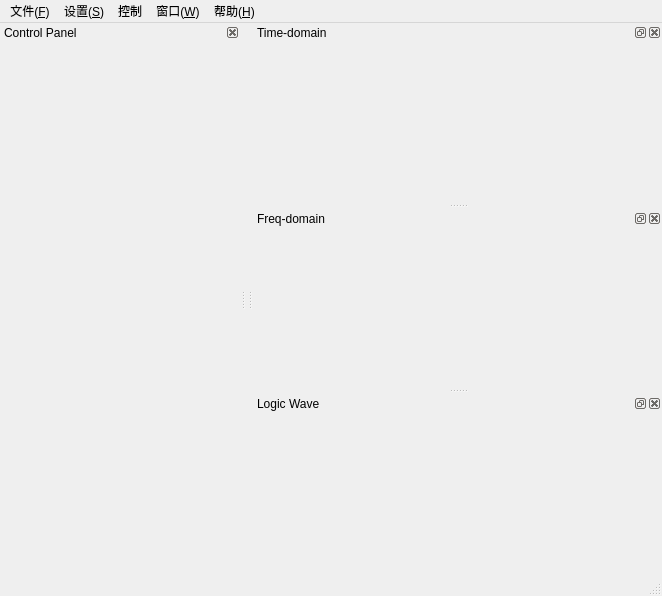
<?xml version="1.0" encoding="UTF-8"?>
<ui version="4.0">
 <class>MainWindowClass</class>
 <widget class="QMainWindow" name="MainWindowClass">
  <property name="geometry">
   <rect>
    <x>0</x>
    <y>0</y>
    <width>662</width>
    <height>596</height>
   </rect>
  </property>
  <property name="windowTitle">
   <string>CETC58 ADC Analyzer Ver2.0</string>
  </property>
  <property name="dockNestingEnabled">
   <bool>false</bool>
  </property>
  <property name="dockOptions">
   <set>QMainWindow::AllowTabbedDocks|QMainWindow::AnimatedDocks</set>
  </property>
  <widget class="QWidget" name="centralWidget">
   <property name="sizePolicy">
    <sizepolicy hsizetype="Minimum" vsizetype="Minimum">
     <horstretch>0</horstretch>
     <verstretch>0</verstretch>
    </sizepolicy>
   </property>
   <property name="maximumSize">
    <size>
     <width>1</width>
     <height>1</height>
    </size>
   </property>
   <layout class="QHBoxLayout" name="horizontalLayout">
    <property name="sizeConstraint">
     <enum>QLayout::SetDefaultConstraint</enum>
    </property>
   </layout>
  </widget>
  <widget class="QMenuBar" name="menuBar">
   <property name="geometry">
    <rect>
     <x>0</x>
     <y>0</y>
     <width>662</width>
     <height>18</height>
    </rect>
   </property>
   <widget class="QMenu" name="menu">
    <property name="title">
     <string>文件(&amp;F)</string>
    </property>
    <addaction name="actionLoadData"/>
    <addaction name="actionSaveData"/>
    <addaction name="separator"/>
    <addaction name="action_3"/>
   </widget>
   <widget class="QMenu" name="menuSettings">
    <property name="title">
     <string>设置(&amp;S)</string>
    </property>
    <addaction name="actionADC"/>
    <addaction name="actionSIGNAL"/>
    <addaction name="actionSPAN"/>
   </widget>
   <widget class="QMenu" name="menuWindow">
    <property name="title">
     <string>窗口(&amp;W)</string>
    </property>
   </widget>
   <widget class="QMenu" name="menuHelp">
    <property name="title">
     <string>帮助(&amp;H)</string>
    </property>
    <addaction name="action_7"/>
    <addaction name="action_AboutAdcAnalyzer"/>
   </widget>
   <widget class="QMenu" name="menu_2">
    <property name="title">
     <string>控制</string>
    </property>
    <addaction name="actionSpiCtrl"/>
   </widget>
   <addaction name="menu"/>
   <addaction name="menuSettings"/>
   <addaction name="menu_2"/>
   <addaction name="menuWindow"/>
   <addaction name="menuHelp"/>
  </widget>
  <widget class="QStatusBar" name="statusBar"/>
  <widget class="QDockWidget" name="dockWidgetWave">
   <property name="sizePolicy">
    <sizepolicy hsizetype="Expanding" vsizetype="Preferred">
     <horstretch>0</horstretch>
     <verstretch>0</verstretch>
    </sizepolicy>
   </property>
   <property name="allowedAreas">
    <set>Qt::RightDockWidgetArea</set>
   </property>
   <property name="windowTitle">
    <string>Time-domain</string>
   </property>
   <attribute name="dockWidgetArea">
    <number>2</number>
   </attribute>
   <widget class="QWidget" name="dockWidgetContents_4"/>
  </widget>
  <widget class="QDockWidget" name="dockWidgetFFT">
   <property name="sizePolicy">
    <sizepolicy hsizetype="Expanding" vsizetype="Preferred">
     <horstretch>0</horstretch>
     <verstretch>0</verstretch>
    </sizepolicy>
   </property>
   <property name="allowedAreas">
    <set>Qt::RightDockWidgetArea</set>
   </property>
   <property name="windowTitle">
    <string>Freq-domain</string>
   </property>
   <attribute name="dockWidgetArea">
    <number>2</number>
   </attribute>
   <widget class="QWidget" name="dockWidgetContents_5"/>
  </widget>
  <widget class="QDockWidget" name="dockWidgetLogicWave">
   <property name="sizePolicy">
    <sizepolicy hsizetype="Expanding" vsizetype="Preferred">
     <horstretch>0</horstretch>
     <verstretch>0</verstretch>
    </sizepolicy>
   </property>
   <property name="allowedAreas">
    <set>Qt::RightDockWidgetArea</set>
   </property>
   <property name="windowTitle">
    <string>Logic Wave</string>
   </property>
   <attribute name="dockWidgetArea">
    <number>2</number>
   </attribute>
   <widget class="QWidget" name="dockWidgetContents_2"/>
  </widget>
  <widget class="QDockWidget" name="dockWidgetControlPanel">
   <property name="sizePolicy">
    <sizepolicy hsizetype="Minimum" vsizetype="Preferred">
     <horstretch>0</horstretch>
     <verstretch>0</verstretch>
    </sizepolicy>
   </property>
   <property name="maximumSize">
    <size>
     <width>240</width>
     <height>524287</height>
    </size>
   </property>
   <property name="features">
    <set>QDockWidget::DockWidgetClosable</set>
   </property>
   <property name="allowedAreas">
    <set>Qt::LeftDockWidgetArea</set>
   </property>
   <property name="windowTitle">
    <string>Control Panel</string>
   </property>
   <attribute name="dockWidgetArea">
    <number>1</number>
   </attribute>
   <widget class="QWidget" name="dockWidgetContents_x">
    <layout class="QGridLayout" name="gridLayout">
     <item row="0" column="0">
      <widget class="ControlPanel" name="controlPanel" native="true">
       <property name="sizePolicy">
        <sizepolicy hsizetype="Minimum" vsizetype="Preferred">
         <horstretch>0</horstretch>
         <verstretch>0</verstretch>
        </sizepolicy>
       </property>
      </widget>
     </item>
    </layout>
   </widget>
  </widget>
  <action name="actionSaveData">
   <property name="text">
    <string>保存动态数据(S)</string>
   </property>
  </action>
  <action name="actionLoadData">
   <property name="text">
    <string>读入动态数据(R)</string>
   </property>
  </action>
  <action name="action_3">
   <property name="text">
    <string>退出(X)</string>
   </property>
  </action>
  <action name="actionSpiCtrl">
   <property name="text">
    <string>SPI控制(C)</string>
   </property>
  </action>
  <action name="actionFftDepth">
   <property name="text">
    <string>FFT深度(D)</string>
   </property>
  </action>
  <action name="actionSpectrum">
   <property name="checkable">
    <bool>true</bool>
   </property>
   <property name="enabled">
    <bool>false</bool>
   </property>
   <property name="text">
    <string>频谱分析(&amp;F)</string>
   </property>
  </action>
  <action name="actionLogic">
   <property name="checkable">
    <bool>true</bool>
   </property>
   <property name="text">
    <string>逻辑分析(&amp;L)</string>
   </property>
  </action>
  <action name="action_7">
   <property name="text">
    <string>帮助主题(&amp;T)</string>
   </property>
  </action>
  <action name="action_AboutAdcAnalyzer">
   <property name="text">
    <string>关于ADC Analyzer（&amp;A）</string>
   </property>
  </action>
  <action name="actionPowerStatus">
   <property name="text">
    <string>电源状态</string>
   </property>
  </action>
  <action name="actionADC">
   <property name="text">
    <string>ADC类型</string>
   </property>
  </action>
  <action name="actionSIGNAL">
   <property name="text">
    <string>时钟和信号</string>
   </property>
  </action>
  <action name="actionSPAN">
   <property name="text">
    <string>SPAN</string>
   </property>
  </action>
 </widget>
 <layoutdefault spacing="6" margin="11"/>
 <customwidgets>
  <customwidget>
   <class>ControlPanel</class>
   <extends>QWidget</extends>
   <header>controlpanel.h</header>
   <container>1</container>
  </customwidget>
 </customwidgets>
 <resources>
  <include location="mainwindow.qrc"/>
 </resources>
 <connections/>
</ui>
